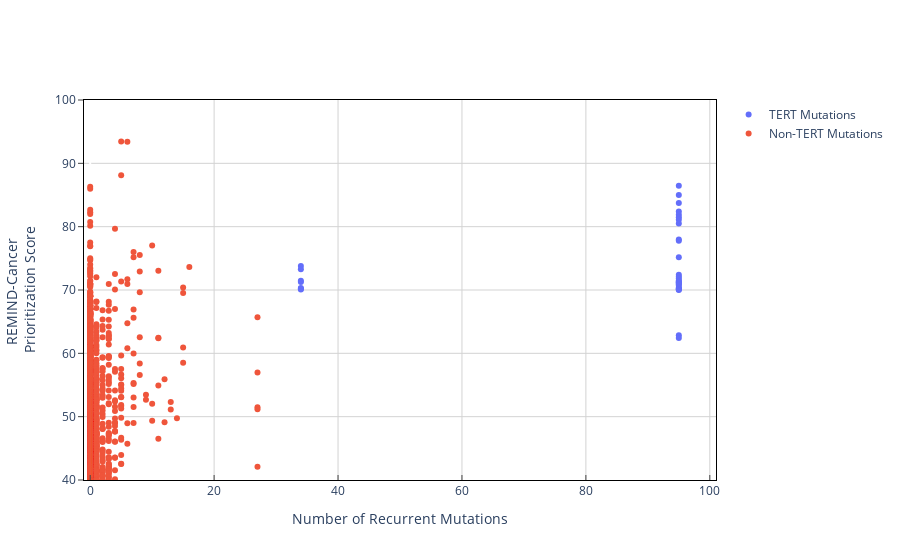

Here is the notebook cell this chart was saved with:
### Code cell
# Figure 2B
recurrence_and_scores_table = pd.read_csv("./data/recurrence_and_score_table.csv")

fig = go.Figure()

fig.add_trace(
    go.Scatter(
        x = recurrence_and_scores_table[recurrence_and_scores_table["is_tert"] == True]["total_num_recurrent_mutations"],
        y = recurrence_and_scores_table[recurrence_and_scores_table["is_tert"] == True]["score"],
        mode = "markers",
        name = "TERT Mutations"
    )
)

fig.add_trace(
    go.Scatter(
        x = recurrence_and_scores_table[recurrence_and_scores_table["is_tert"] == False]["total_num_recurrent_mutations"],
        y = recurrence_and_scores_table[recurrence_and_scores_table["is_tert"] == False]["score"],
        mode = "markers",
        name = "Non-TERT Mutations"
    )
)

fig.update_layout(
    yaxis_range = [40, 100],
    xaxis_range = [-1, 101],
    xaxis_title = "Number of Recurrent Mutations",
    yaxis_title = "REMIND-Cancer <br>Prioritization Score"
)

fig.update_layout(
    plot_bgcolor='white'
)

fig.update_xaxes(
    mirror=True,
    ticks='inside',
    showline=True,
    linecolor='black',
    gridcolor='lightgrey',
    linewidth=1
)

fig.update_yaxes(
    mirror=True,
    ticks='outside',
    showline=True,
    linecolor='black',
    gridcolor='lightgrey',
    linewidth=1
)
    
fig.show()

### Figure 1 — Plotly figure (JSON) as saved in the notebook; plotly's stock layout.template omitted (floating-point values rounded to 4 significant figures; data arrays with more than 128 entries replaced by an {"elided": "..."} marker saying what was removed)
{"data": [{"mode": "markers", "name": "TERT Mutations", "type": "scatter", "x": [95, 95, 95, 95, 95, 95, 95, 95, 95, 95, 95, 34, 34, 95, 95, 95, 95, 34, 95, 34, 95, 95, 95, 95, 95, 95, 34, 95, 34, 95, 95, 34, 95, 95, 95], "y": [86.45, 85, 83.73, 82.39, 81.89, 81.48, 81.1, 80.48, 77.99, 77.79, 75.18, 73.77, 73.28, 72.39, 72.08, 71.82, 71.46, 71.44, 71.37, 71.28, 71.2, 71.13, 71.04, 70.89, 70.69, 70.34, 70.33, 70.23, 70.21, 70.15, 70.07, 70.07, 70.0, 62.87, 62.4]}, {"mode": "markers", "name": "Non-TERT Mutations", "type": "scatter", "x": {"elided": "19215 int values"}, "y": {"elided": "19215 float values"}}], "layout": {"autosize": true, "plot_bgcolor": "white", "xaxis": {"gridcolor": "lightgrey", "linecolor": "black", "linewidth": 1, "mirror": true, "range": [-1, 101], "showline": true, "ticks": "inside", "title": {"text": "Number of Recurrent Mutations"}, "type": "linear"}, "yaxis": {"gridcolor": "lightgrey", "linecolor": "black", "linewidth": 1, "mirror": true, "range": [40, 100], "showline": true, "ticks": "outside", "title": {"text": "REMIND-Cancer <br>Prioritization Score"}, "type": "linear"}}}
